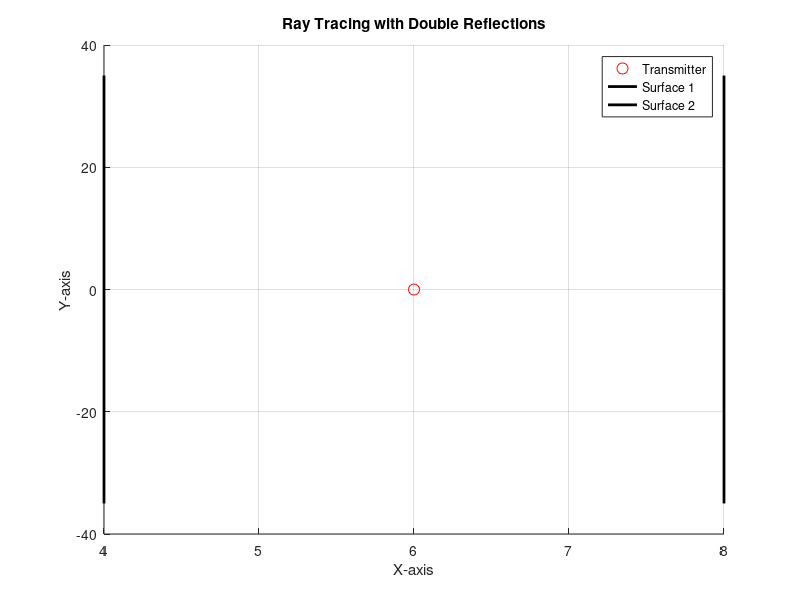

Write MATLAB code to recreate this figure. (Note: this script raises an error after producing the figure.)
% Define Transmitter, Receiver, and Surfaces
Tx = [6, 0];               % Transmitter position
Rx = [7, 1];               % Receiver position

surface1 = [4, -35; 4, 35];  % Surface 1 defined by two points (x1, y1) and (x2, y2)
surface2 = [8, -35; 8, 35];   % Surface 2 defined by two points (x1, y1) and (x2, y2)

% Create a figure for plotting
figure;
hold on;
plot(Tx(1), Tx(2), 'ro', 'MarkerSize', 8, 'DisplayName', 'Transmitter');
%plot(Rx(1), Rx(2), 'bo', 'MarkerSize', 8, 'DisplayName', 'Receiver');
plot(surface1(:,1), surface1(:,2), 'k-', 'LineWidth', 2, 'DisplayName', 'Surface 1');
plot(surface2(:,1), surface2(:,2), 'k-', 'LineWidth', 2, 'DisplayName', 'Surface 2');
legend;
xlabel('X-axis');
ylabel('Y-axis');
title('Ray Tracing with Double Reflections');
grid on;

% Angles for rays from -45 to +45 degrees
angles = -90:15:90; % from -45 to +45 degrees, every 15 degrees

% Loop through each angle to create rays
for angle = angles
    % Convert angle to radians
    theta = deg2rad(angle);
    
    % Calculate direction based on the angle
    incident_direction = [cos(theta), sin(theta)];
    
    % Create the line from transmitter in the given direction
    ray_end = Tx + incident_direction * 10; % Extend ray length for visibility
    line_mirror_to_rx = createLine(Tx, ray_end);
    
    % Create line for surface segments
    line_surface1 = createLine(surface1(1,:), surface1(2,:));
    line_surface2 = createLine(surface2(1,:), surface2(2,:));

    % Calculate intersection with Surface 1
    intersection1 = intersectLines(line_mirror_to_rx, line_surface1);
    
    % Check if intersection is within bounds of Surface 1
    if ~any(isnan(intersection1)) && isOnSegment(surface1, intersection1)
        % Plot the incident ray (from Tx to intersection on Surface 1)
        plot([Tx(1), intersection1(1)], [Tx(2), intersection1(2)], 'r--', 'LineWidth', 1.5, 'DisplayName', 'Incident Ray');
        
        % Calculate the normal vector to Surface 1
        surface1_direction = surface1(2,:) - surface1(1,:);
        normal1 = [-surface1_direction(2), surface1_direction(1)]; % Perpendicular to the surface
        normal1 = normal1 / norm(normal1); % Normalize the normal vector

        % Calculate the reflection direction using the reflection formula for Surface 1
        reflection_direction1 = incident_direction - 2 * dot(incident_direction, normal1) * normal1;
        reflection_direction1 = reflection_direction1 / norm(reflection_direction1);  % Normalize the reflected direction
        
        % Calculate the intersection of the reflected ray with Surface 2
        reflected_ray_end = intersection1 + reflection_direction1 * 10;  % Extend ray length for visibility
        line_reflected_to_surface2 = createLine(intersection1, reflected_ray_end);
        
        % Calculate intersection with Surface 2
        intersection2 = intersectLines(line_reflected_to_surface2, line_surface2);
        
        % Check if intersection is within bounds of Surface 2
        if ~any(isnan(intersection2)) && isOnSegment(surface2, intersection2)
            % Plot reflected ray from Surface 1 to Surface 2
            plot([intersection1(1), intersection2(1)], [intersection1(2), intersection2(2)], 'b--', 'LineWidth', 1.5, 'DisplayName', 'Reflected Ray 1');
            
            % Calculate the normal vector to Surface 2
            surface2_direction = surface2(2,:) - surface2(1,:);
            normal2 = [-surface2_direction(2), surface2_direction(1)]; % Perpendicular to the surface
            normal2 = normal2 / norm(normal2); % Normalize the normal vector

            % Calculate the reflection direction using the reflection formula for Surface 2
            reflection_direction2 = reflection_direction1 - 2 * dot(reflection_direction1, normal2) * normal2;
            reflection_direction2 = reflection_direction2 / norm(reflection_direction2);  % Normalize the reflected direction

            % Plot second reflection
            second_reflection_end = intersection2 - reflection_direction2 * 10;  % Extend ray length for visibility
            plot([intersection2(1), second_reflection_end(1)], [intersection2(2), second_reflection_end(2)], 'g--', 'LineWidth', 1.5, 'DisplayName', 'Reflected Ray 2');
        end
    else
        % Skip plotting reflection if intersection with Surface 1 is outside the surface bounds
        disp(['No valid reflection path found for angle ', num2str(angle), ': Intersection 1 is outside of Surface 1 segment.']);
    end
end

% Function to create a line representation from two points
function line = createLine(point1, point2)
    % Ensure the inputs are two points with x and y coordinates
    if numel(point1) ~= 2 || numel(point2) ~= 2
        error('Each input should be a 2-element vector representing x and y coordinates.');
    end
    % Create a line struct with a point and a direction vector
    direction = point2 - point1;
    line.point = point1;
    line.direction = direction;
end

% Function to find the intersection of two lines
function intersection = intersectLines(line1, line2)
    % Line 1: point1 + t * direction1
    % Line 2: point2 + s * direction2
    % Solve for t and s where lines intersect

    % Extract components
    x1 = line1.point(1); y1 = line1.point(2);
    dx1 = line1.direction(1); dy1 = line1.direction(2);

    x2 = line2.point(1); y2 = line2.point(2);
    dx2 = line2.direction(1); dy2 = line2.direction(2);

    % Solve linear equations to find intersection parameters
    denominator = dx1 * dy2 - dy1 * dx2;
    if abs(denominator) < 1e-10
        % Lines are parallel or nearly parallel
        intersection = [NaN, NaN];
        return;
    end

    % Calculate intersection
    t = ((x2 - x1) * dy2 - (y2 - y1) * dx2) / denominator;
    intersection = [x1 + t * dx1, y1 + t * dy1];
end

% Function to check if a point is on a line segment
function isOn = isOnSegment(segment, point)
    % Check if point is within bounds of the segment
    x_min = min(segment(1,1), segment(2,1));
    x_max = max(segment(1,1), segment(2,1));
    y_min = min(segment(1,2), segment(2,2));
    y_max = max(segment(1,2), segment(2,2));

    % Check if point is within x and y bounds of the segment
    isOn = point(1) >= x_min && point(1) <= x_max && ...
           point(2) >= y_min && point(2) <= y_max;
end

hold off; % Release the plot hold
